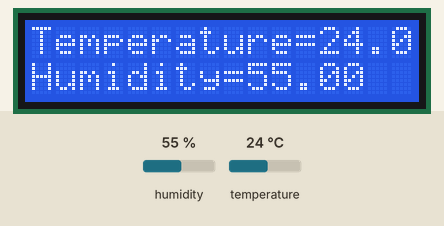
The sketch below on a simulated Arduino Uno, built with avr-gcc and run on an emulated ATmega328P. Parts: 16×2 character LCD. Inputs (shaded band) come from the test bench; at power-on: humidity 55 %, temperature 24 °C. The modem accepts every AT command (registered, SIM ready, sends succeed) and sends nothing else; what the sketch prints to the serial monitor is not drawn.

Above: at 34.3 s.
34.4 s: humidity set to 22 %
At 44.5 s:
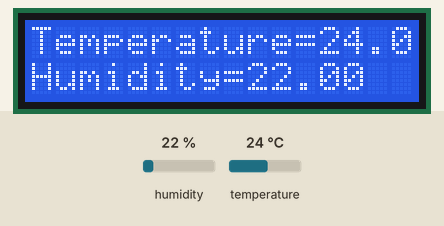
49.8 s: temperature set to 12 °C
At 58.73 s:
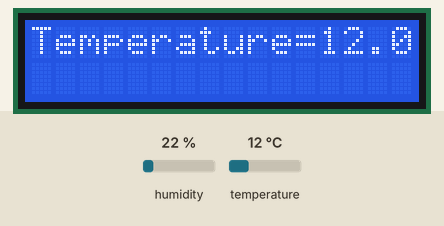
60.2 s: humidity set to 40 %
At 69.5 s:
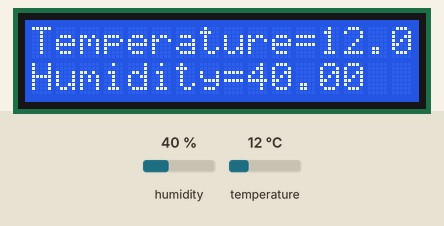
Timing chart, 0 to 71.0 s (numbered marks = the images above; inputs shaded):
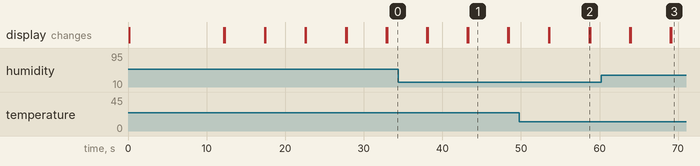

The sketch:

Temperature_Sensor_ThingSpeak.ino
```cpp
#include <SoftwareSerial.h>
#define DEBUG true
SoftwareSerial esp8266(9, 10);
#include <LiquidCrystal_PCF8574.h>
#include <stdlib.h>
#include <DHT.h>
LiquidCrystal_PCF8574 lcd(0x27);  // set the LCD address to 0x27 for a 16 chars and 2 line display


//Constants
#define DHTPIN 7     // what pin we're connected to
#define DHTTYPE DHT22   // DHT 22  (AM2302)
DHT dht(DHTPIN, DHTTYPE); //// Initialize DHT sensor for normal 16mhz Arduino

//Variables
float hum;  //Stores humidity value
float temp; //Stores temperature value


#define SSID "Pixel"     // "SSID-WiFiname"
#define PASS "123456789"       // "password"
#define IP "184.106.153.149"// thingspeak.com ip
String msg = "GET /update?key=JLDS1INR85CS2FJ2"; //change it with your api key like "GET /update?key=Your Api Key"


void setup()
{
  dht.begin();

  lcd.setBacklight(255);
  lcd.begin(16, 2);
  lcd.print("Group 5");
  delay(100);
  lcd.setCursor(0, 1);
  lcd.print("Connecting...");
  Serial.begin(9600); //or use default 115200.
  esp8266.begin(115200);
  Serial.println("AT");
  esp8266.println("AT");
  delay(5000);
  if (esp8266.find("OK")) {
    connectWiFi();
  }
}

void loop() {
  lcd.clear();

  lcd.display();
  lcd.setCursor(0, 0);
  lcd.print("Temperature=");
  lcd.print(temp);
  delay (100);
  lcd.setCursor(0, 1); // set the cursor to column 0, line 2
  lcd.print("Humidity=");
  lcd.print(hum);
  delay(1000);

  updateTempHum();


  delay(1000);
}

void updateTempHum() {
  temp = dht.readTemperature();
  hum = dht.readHumidity();
  String TempCmd = "AT+CIPSTART=\"TCP\",\"";
  TempCmd += IP;
  TempCmd += "\",80";
  Serial.println(TempCmd);
  esp8266.println(TempCmd);
  delay(2000);
  if (esp8266.find("Error")) {
    return;
  }
  TempCmd = msg ;
  TempCmd += "&field1=";
  TempCmd += temp;

  TempCmd += "&field2=";
  TempCmd += hum;

  TempCmd += "\r\n";
  Serial.print("AT+CIPSEND=");
  esp8266.print("AT+CIPSEND=");
  Serial.println(TempCmd.length());
  esp8266.println(TempCmd.length());
  Serial.print(TempCmd);
  esp8266.print(TempCmd);
}

boolean connectWiFi() {
  Serial.println("AT+CWMODE=1");
  esp8266.println("AT+CWMODE=1");
  delay(2000);
  String cmd = "AT+CWJAP=\"";
  cmd += SSID;
  cmd += "\",\"";
  cmd += PASS;
  cmd += "\"";
  Serial.println(cmd);
  esp8266.println(cmd);
  delay(5000);
  if (esp8266.find("OK")) {
    Serial.println("OK");
    return true;
  } else {
    return false;
  }
}
```

Measured:
- after the input at 34.4 s, the display: first differs from a run without the input after 8.9 s (image 1)
- after the input at 49.8 s, the display: first differs from a run without the input after 8.9 s (image 2)
- after the input at 60.2 s, the display: first differs from a run without the input after 8.9 s (image 3)
- what the display in image 1 shows lasts 5.0 s, from 43.3 s to 48.3 s
